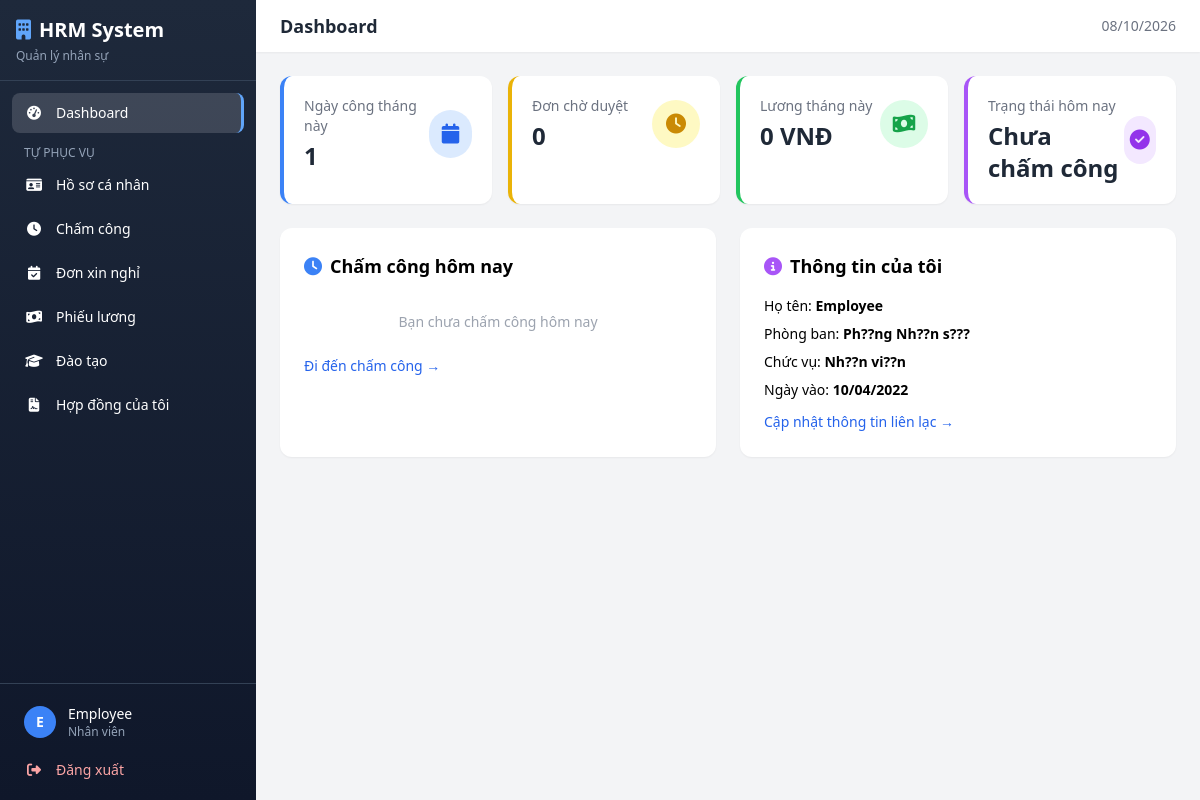
Before: /hrm/index.php?page=dashboard (signed in) with the older database file.
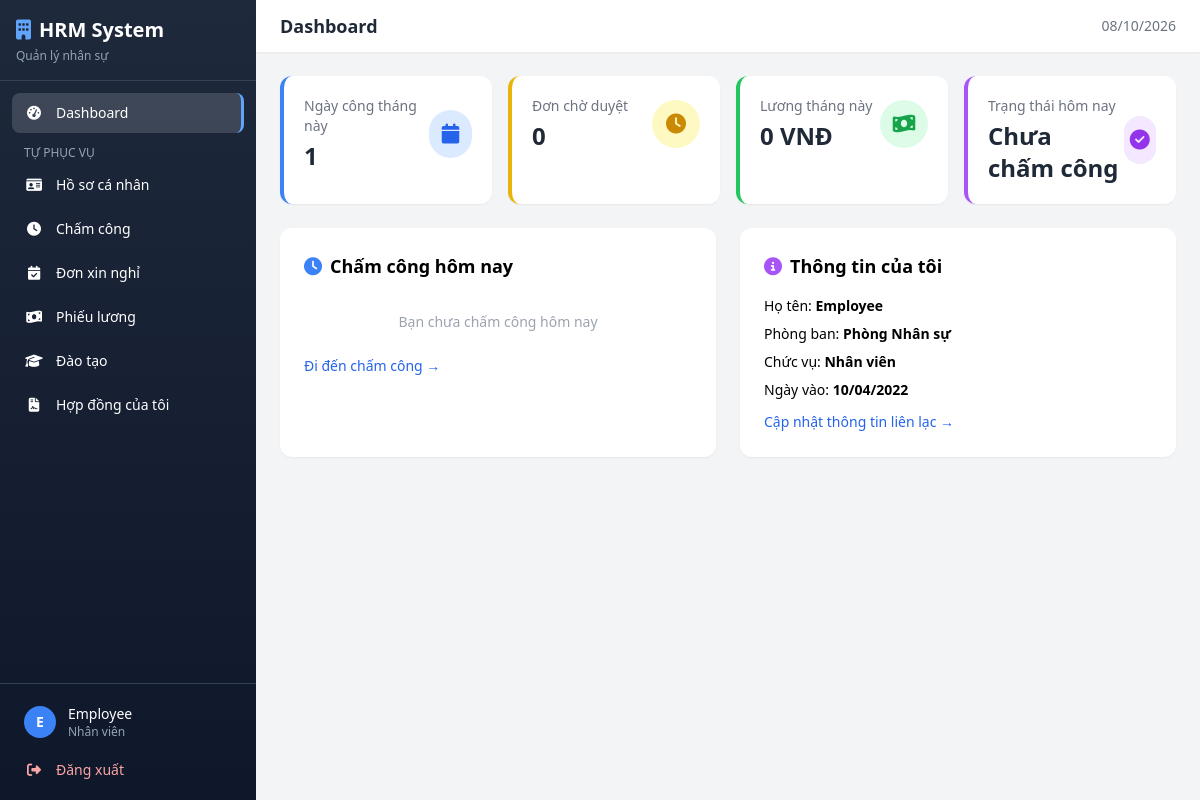
After: the same page with the newer database file.
### tables this page shows
CREATE TABLE `nhanvien` (
  `MaNV` varchar(20) NOT NULL,
  `HoVaTen` varchar(100) NOT NULL,
  `NgaySinh` date NOT NULL,
  `GioiTinh` enum('Nam','Nu','Khac') NOT NULL,
  `CCCD` varchar(20) NOT NULL,
  `SoDienThoai` varchar(15) NOT NULL,
  `Email` varchar(100) NOT NULL,
  `DiaChiThuongTru` text DEFAULT NULL,
  `MaPhongBan` varchar(20) DEFAULT NULL,
  `MaChucVu` varchar(20) DEFAULT NULL,
  `MaTaiKhoan` int(11) DEFAULT NULL,
  `TrangThaiLamViec` enum('DangLamViec','NghiPhep','DaNghiViec') DEFAULT 'DangLamViec',
  `NgayVaoLam` date NOT NULL,
  PRIMARY KEY (`MaNV`),
  UNIQUE KEY `CCCD` (`CCCD`),
  UNIQUE KEY `Email` (`Email`),
  UNIQUE KEY `MaTaiKhoan` (`MaTaiKhoan`),
  KEY `MaPhongBan` (`MaPhongBan`),
  KEY `MaChucVu` (`MaChucVu`),
  CONSTRAINT `nhanvien_ibfk_1` FOREIGN KEY (`MaPhongBan`) REFERENCES `phongban` (`MaPhongBan`) ON DELETE SET NULL,
  CONSTRAINT `nhanvien_ibfk_2` FOREIGN KEY (`MaChucVu`) REFERENCES `chucvu` (`MaChucVu`) ON DELETE SET NULL,
  CONSTRAINT `nhanvien_ibfk_3` FOREIGN KEY (`MaTaiKhoan`) REFERENCES `taikhoan` (`MaTaiKhoan`) ON DELETE SET NULL
);

CREATE TABLE `phongban` (
  `MaPhongBan` varchar(20) NOT NULL,
  `TenPhongBan` varchar(100) NOT NULL,
  PRIMARY KEY (`MaPhongBan`)
);

CREATE TABLE `chucvu` (
  `MaChucVu` varchar(20) NOT NULL,
  `TenChucVu` varchar(100) NOT NULL,
  PRIMARY KEY (`MaChucVu`)
);

### hrm/includes/auth.php (called while the page is built, shortened)
<?php
function getUserRole() {
    return $_SESSION['vai_tro'] ?? '';
}
function formatDate($date) {
    return date('d/m/Y', strtotime($date));
}

### hrm/pages/dashboard.php (the view, shortened to what this page needs)
<?php
$role = getUserRole();
$maNV = getMaNV();
if ($role === 'Admin') {
    $recentTK = $pdo->query("SELECT TenDangNhap, VaiTro, TrangThai, NgayTao FROM TaiKhoan ORDER BY NgayTao DESC LIMIT 5")->fetchAll();
    $coCau = $pdo->query("SELECT pb.MaPhongBan, pb.TenPhongBan, COUNT(n.MaNV) AS SoNV FROM PhongBan pb LEFT JOIN NhanVien n ON pb.MaPhongBan=n.MaPhongBan GROUP BY pb.MaPhongBan, pb.TenPhongBan")->fetchAll();
?>
<div class="grid grid-cols-1 lg:grid-cols-2 gap-6">
    <div class="bg-white rounded-xl shadow-sm p-6">
        <h3 class="text-lg font-semibold mb-4"><i class="fas fa-user-plus text-blue-500 mr-2"></i>Tài khoản mới nhất</h3>
        <div class="space-y-3">
            <?php foreach ($recentTK as $tk): ?>
            <div class="flex items-center justify-between p-3 bg-gray-50 rounded-lg">
                <div>
                    <p class="font-medium text-sm"><?= htmlspecialchars($tk['TenDangNhap']) ?> <span class="text-xs text-gray-500">(<?= $tk['VaiTro'] ?>)</span></p>
                    <p class="text-xs text-gray-500">Tạo: <?= formatDateTime($tk['NgayTao']) ?></p>
                </div>
                <span class="text-xs px-2 py-1 rounded-full <?= $tk['TrangThai'] ? 'bg-green-100 text-green-700' : 'bg-red-100 text-red-700' ?>"><?= $tk['TrangThai'] ? 'Hoạt động' : 'Khóa' ?></span>
            </div>
            <?php endforeach; ?>
        </div>
        <a href="?page=taikhoan" class="inline-block mt-4 text-sm text-blue-600 hover:underline">Quản trị tài khoản & phân quyền →</a>
    </div>
    <div class="bg-white rounded-xl shadow-sm p-6">
        <h3 class="text-lg font-semibold mb-4"><i class="fas fa-sitemap text-purple-500 mr-2"></i>Cơ cấu tổ chức</h3>
        <div class="space-y-3">
            <?php foreach ($coCau as $pb): ?>
            <div class="flex items-center justify-between p-3 bg-gray-50 rounded-lg">
                <p class="font-medium text-sm"><?= htmlspecialchars($pb['TenPhongBan']) ?> <span class="text-xs text-gray-400">(<?= $pb['MaPhongBan'] ?>)</span></p>
                <span class="text-xs px-2 py-1 rounded-full bg-purple-100 text-purple-700"><?= $pb['SoNV'] ?> NV</span>
            </div>
            <?php endforeach; ?>
        </div>
        <a href="?page=hethong" class="inline-block mt-4 text-sm text-blue-600 hover:underline">Cấu hình & giám sát hệ thống →</a>
    </div>
</div>
<?php
} else {
    $today = date('Y-m-d');
    $cc = $pdo->prepare("SELECT * FROM ChamCong WHERE MaNV=? AND NgayChamCong=?");
    $cc->execute([$maNV, $today]);
    $ccData = $cc->fetch();
?>
<div class="grid grid-cols-1 lg:grid-cols-2 gap-6">
    <div class="bg-white rounded-xl shadow-sm p-6">
        <h3 class="text-lg font-semibold mb-4"><i class="fas fa-clock text-blue-500 mr-2"></i>Chấm công hôm nay</h3>
        <?php if ($ccData): ?>
        <div class="space-y-2">
            <p class="text-sm">Giờ vào: <b class="text-green-600"><?= $ccData['ThoiGianVao'] ?></b></p>
            <p class="text-sm">Giờ ra: <b class="text-red-600"><?= $ccData['ThoiGianRa'] ?: 'Chưa check-out' ?></b></p>
            <p class="text-sm">Trạng thái: <span class="px-2 py-1 rounded-full text-xs <?= $ccData['TrangThaiCong'] === 'DungGio' ? 'bg-green-100 text-green-700' : 'bg-yellow-100 text-yellow-700' ?>"><?= $ccData['TrangThaiCong'] ?></span></p>
        </div>
        <?php else: ?>
        <p class="text-gray-400 text-sm text-center py-4">Bạn chưa chấm công hôm nay</p>
        <a href="?page=chamcong" class="inline-block mt-2 text-sm text-blue-600 hover:underline">Đi đến chấm công →</a>
        <?php endif; ?>
    </div>
    <div class="bg-white rounded-xl shadow-sm p-6">
        <h3 class="text-lg font-semibold mb-4"><i class="fas fa-info-circle text-purple-500 mr-2"></i>Thông tin của tôi</h3>
        <?php
        $nvInfo = $pdo->prepare("SELECT n.*, pb.TenPhongBan, cv.TenChucVu FROM NhanVien n LEFT JOIN PhongBan pb ON n.MaPhongBan=pb.MaPhongBan LEFT JOIN ChucVu cv ON n.MaChucVu=cv.MaChucVu WHERE n.MaNV=?");
        $nvInfo->execute([$maNV]);
        $nvInfo = $nvInfo->fetch();
        if ($nvInfo):
        ?>
        <div class="space-y-2 text-sm">
            <p>Họ tên: <b><?= htmlspecialchars($nvInfo['HoVaTen']) ?></b></p>
            <p>Phòng ban: <b><?= htmlspecialchars($nvInfo['TenPhongBan'] ?? 'N/A') ?></b></p>
            <p>Chức vụ: <b><?= htmlspecialchars($nvInfo['TenChucVu'] ?? 'N/A') ?></b></p>
            <p>Ngày vào: <b><?= formatDate($nvInfo['NgayVaoLam']) ?></b></p>
        </div>
        <a href="?page=hosocanhan" class="inline-block mt-3 text-sm text-blue-600 hover:underline">Cập nhật thông tin liên lạc →</a>
        <?php endif; ?>
    </div>
</div>
<?php
}

Changed rows visible on the page:
changed through a linked row, nhanvien "Employee": MaPhongBan.TenPhongBan "Ph??ng Nh??n s???" → "Phòng Nhân sự"; MaChucVu.TenChucVu "Nh??n vi??n" → "Nhân viên"
